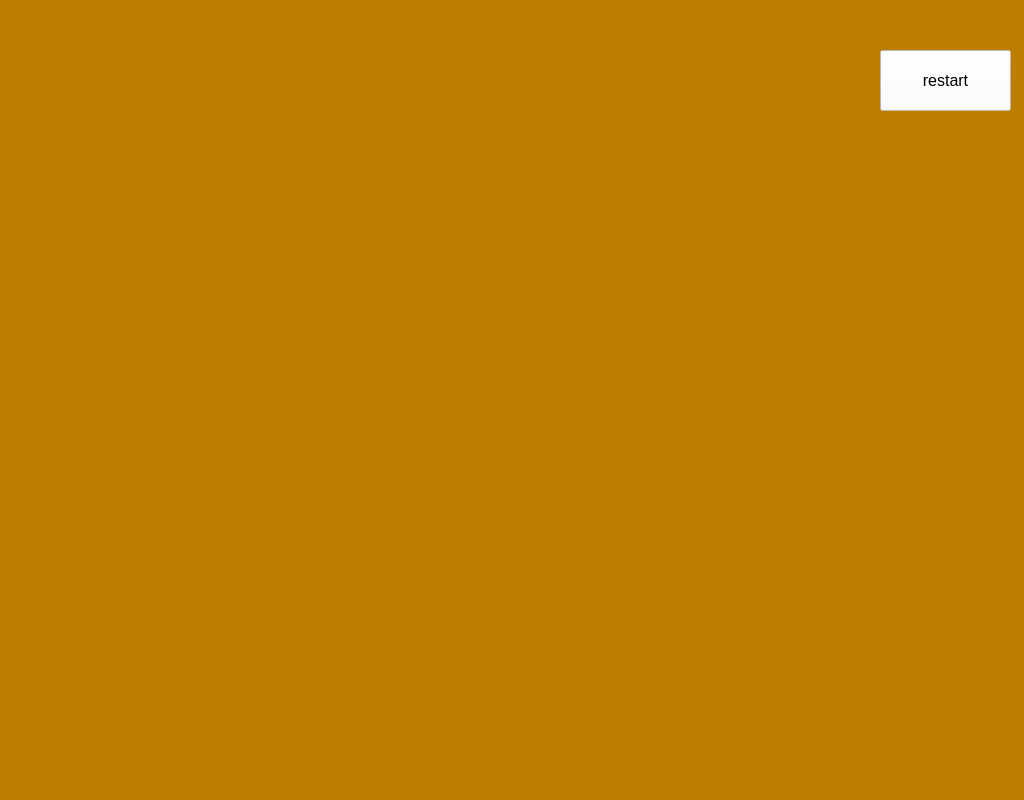
<?xml version="1.0" encoding="UTF-8"?>
<ui version="4.0">
 <class>Form</class>
 <widget class="QWidget" name="Form">
  <property name="geometry">
   <rect>
    <x>0</x>
    <y>0</y>
    <width>1024</width>
    <height>800</height>
   </rect>
  </property>
  <property name="windowTitle">
   <string>Form</string>
  </property>
  <property name="styleSheet">
   <string notr="true">background-color: rgb(189, 126, 0);</string>
  </property>
  <widget class="QPushButton" name="btn_restart">
   <property name="geometry">
    <rect>
     <x>880</x>
     <y>50</y>
     <width>131</width>
     <height>61</height>
    </rect>
   </property>
   <property name="font">
    <font>
     <family>Arial</family>
     <pointsize>12</pointsize>
    </font>
   </property>
   <property name="cursor">
    <cursorShape>PointingHandCursor</cursorShape>
   </property>
   <property name="styleSheet">
    <string notr="true">background-color: rgb(255, 255, 255);
border-color: rgb(0, 12, 255);</string>
   </property>
   <property name="text">
    <string>restart</string>
   </property>
  </widget>
 </widget>
 <resources/>
 <connections/>
</ui>
